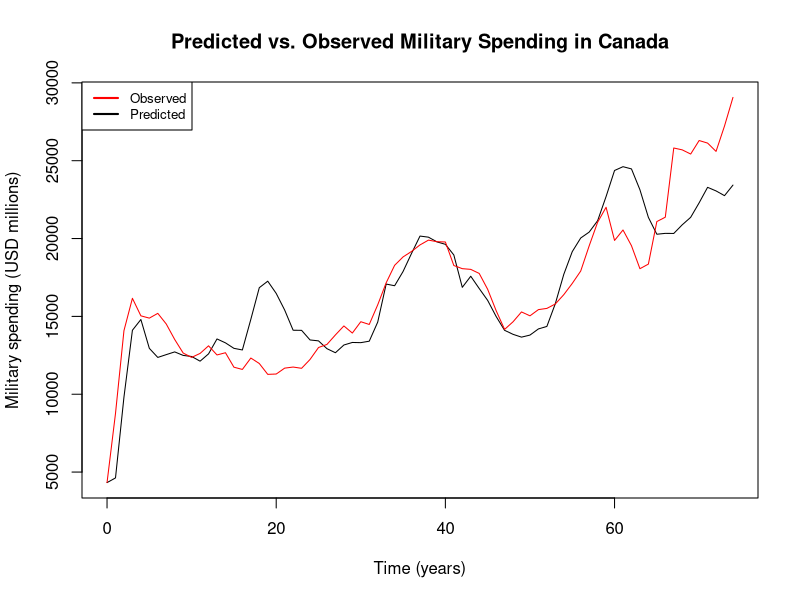
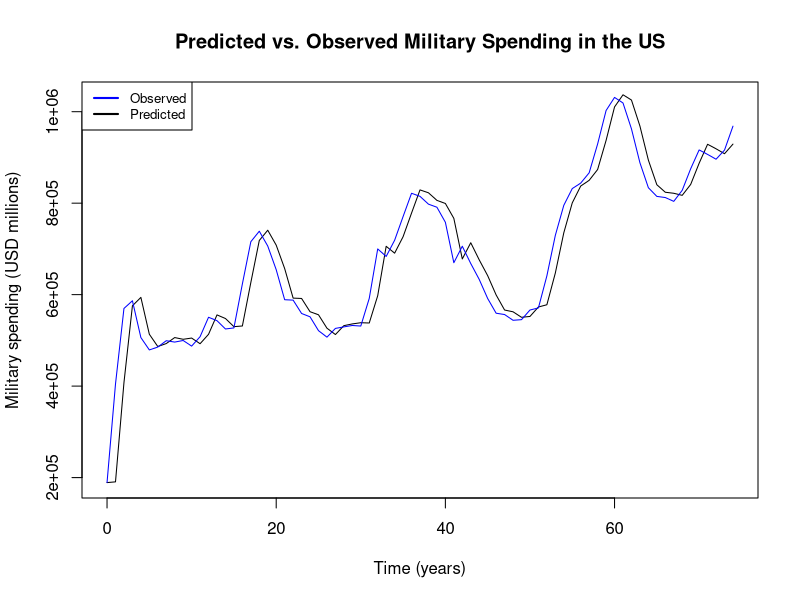

Source code (R) for these figures, in order:
# install.packages("readxl")
library(readxl)
SIPRI <- as.data.frame(read_excel("SIPRI.xlsx"))

#######
# Canada
#######

#enter observed values for military spending 
canada<-SIPRI$Canada
usa<-SIPRI$USA

#create a function to calculate the sum of squared errors for given a,c,e values
ss <- function(par = c(a,c,e)) {
  with(as.list(par), {
    t_vals <- seq(0, 74, by = 1) # all time periods (75 years total)
    C_vals <- rep(NA, length(t_vals)) # empty vector for prediction
    C_vals[1] <- 4324.4 # initial spending (in 1950)
    #using Euler's method to predict spending in t+1
    #h=1 for one year increases, dp = a*usa[i] - c*canada[i] + e
    for (i in 1:(length(C_vals) - 1)) {
      C_vals[i + 1] <- canada[i]+ a*usa[i] - c*canada[i] + e
    }
    res <- rep(NA, length(canada)) # create empty vector to store residuals 
    # calculate the square of each residual
    for (i in 1:length(res)) {
      res[i] <- (canada[i] - C_vals[i])^2
    }
    ss <- sum(res) # sum of all squared errors 
    return(ss) # return result as output
  })
}
# find a,c,e that minimizes the sum of squared errors 
fit <- optim(par = c(a = 0.5, c=0.5, e=1), fn = ss)

# Best fitted value of a,c,e
print(fit$par)
a_fit <- fit$par[1]
c_fit <- fit$par[2]
e_fit<- fit$par[3]

#define time periods 
t_vals <- seq(0, 74, by = 1)

#create empty vector for storing predicted Canadian military spending 
C_vals <- rep(NA, length(t_vals))

#initial spending (year is 1950)
C_vals[1] <- 4324.4
  
#run the model with calibrated parameters 
for (i in 1:(length(C_vals) - 1)) {
C_vals[i + 1] <- canada[i]+ a_fit*usa[i] -c_fit*canada[i] + e_fit
}

#plot the model 
plot(t_vals, C_vals, type = "l", xlab = "Time (years)", ylab = "Military spending (USD millions)",
     main="Predicted vs. Observed Military Spending in Canada",ylim=range(canada))
    
#add observed data to the model 
lines(t_vals,canada, pch = 16, col = "red")

#add legend 
legend("topleft",
       legend=c("Observed", "Predicted"),
       col=c("red","black"),
       lwd=2,
       cex=0.8)

#######
# USA
#######
#create a function to calculate the sum of squared errors for given b,d,f values
ss <- function(par = c(b,d,f)) {
  with(as.list(par), {
    t_vals <- seq(0, 74, by = 1) # all time periods (75 years total)
    U_vals <- rep(NA, length(t_vals)) # empty vector for prediction
    U_vals[1] <- 189049 # initial spending (in 1950)
    #using Euler's method to predict spending in t+1
    #h=1 for one year increases, dg = b*canada[i] - d*usa[i] + f
    for (i in 1:(length(U_vals) - 1)) {
      U_vals[i + 1] <- usa[i]+ b*canada[i] - d*usa[i] + f
    }
    res <- rep(NA, length(usa)) # create empty vector to store residuals 
    # calculate the square of each residual
    for (i in 1:length(res)) {
      res[i] <- (usa[i] - U_vals[i])^2
    }
    ss <- sum(res) # sum of all squared errors 
    return(ss) # return result as output
  })
}
# find a,c,e that minimizes the sum of squared errors 
fit <- optim(par = c(b = 0.5, d=0.5, f=1), fn = ss)

# Best fitted value of b,d,f
print(fit$par)
b_fit <- fit$par[1]
d_fit <- fit$par[2]
f_fit<- fit$par[3]

#define time periods 
t_vals <- seq(0, 74, by = 1)

#create empty vector for storing predicted Canadian military spending 
U_vals <- rep(NA, length(t_vals))

#initial spending (year is 1950)
U_vals[1] <- 189049

#run the model with calibrated parameters 
for (i in 1:(length(U_vals) - 1)) {
  U_vals[i + 1] <- usa[i]+ b_fit*canada[i] -d_fit*usa[i] + f_fit
}

#plot the model 
plot(t_vals, U_vals, type = "l", xlab = "Time (years)", ylab = "Military spending (USD millions)",
     main="Predicted vs. Observed Military Spending in the US",ylim=range(usa))

#add observed data to the model 
lines(t_vals,usa, pch = 16, col = "blue")

#add legend 
legend("topleft",
       legend=c("Observed", "Predicted"),
       col=c("blue","black"),
       lwd=2,
       cex=0.8)
